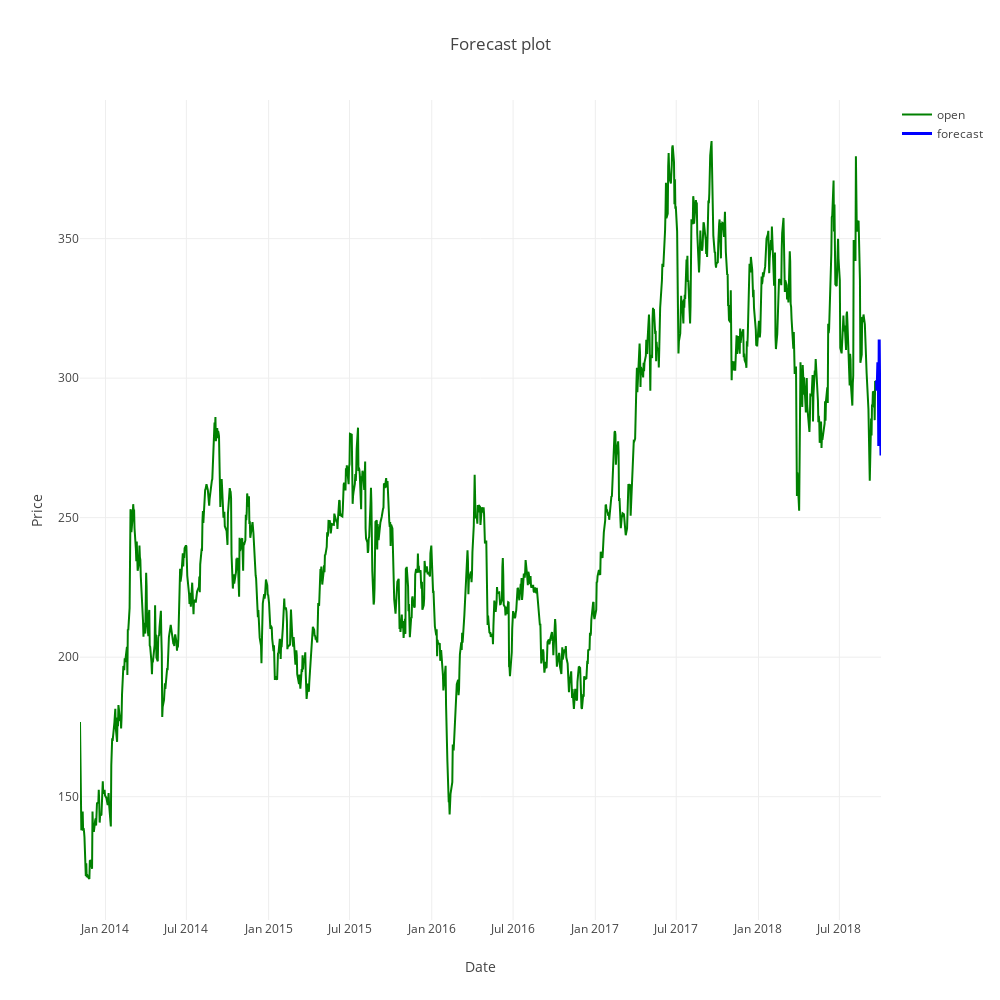

The code cell stored with this chart in its notebook:
### Code cell
p1 = go.Scatter(x=df.index,
                y=df.close, 
                mode='lines',
                name='open',
                marker=dict(color='green')
               )
p2 = go.Scatter(x=df.index, 
                y=df.forecast,
                mode='lines',
                name='forecast',
                line=dict(color='blue', width=3)
                )

layout = go.Layout(title='Forecast plot',width=1000,height=1000,
xaxis=dict(title='Date',ticks='', showticklabels=True,
                              zeroline=False),
                   yaxis=dict(title='Price',ticks='', showticklabels=True,
                              zeroline=False),
                   showlegend=True)

fig = go.Figure(data=[p1, p2], layout=layout)

iplot(fig)

### Figure 1 — Plotly figure (JSON) as saved in the notebook; plotly's stock layout.template omitted (floating-point values rounded to 4 significant figures; data arrays with more than 128 entries replaced by an {"elided": "..."} marker saying what was removed)
{"data": [{"marker": {"color": "green"}, "mode": "lines", "name": "open", "type": "scatter", "uid": "d6ee2074-cafc-11e8-9e60-8c85907a8027", "x": {"elided": "1240 str values"}, "y": {"elided": "1240 float values"}}, {"line": {"color": "blue", "width": 3}, "mode": "lines", "name": "forecast", "type": "scatter", "uid": "d6ee227a-cafc-11e8-8701-8c85907a8027", "x": {"elided": "1240 str values"}, "y": {"elided": "1240 float values"}}], "layout": {"height": 1000, "showlegend": true, "title": "Forecast plot", "width": 1000, "xaxis": {"showticklabels": true, "ticks": "", "title": "Date", "zeroline": false}, "yaxis": {"showticklabels": true, "ticks": "", "title": "Price", "zeroline": false}}}
